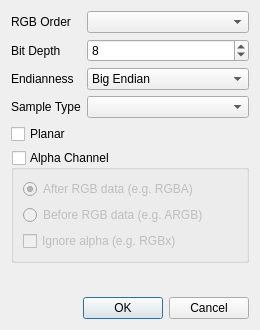
<?xml version="1.0" encoding="UTF-8"?>
<ui version="4.0">
 <class>CustomRGBFormatDialog</class>
 <widget class="QDialog" name="CustomRGBFormatDialog">
  <property name="geometry">
   <rect>
    <x>0</x>
    <y>0</y>
    <width>260</width>
    <height>330</height>
   </rect>
  </property>
  <property name="windowTitle">
   <string>Custom RGB Format</string>
  </property>
  <layout class="QVBoxLayout" name="verticalLayout">
   <item>
    <layout class="QFormLayout" name="formLayout">
     <item row="0" column="0">
      <widget class="QLabel" name="labelRGBOrder">
       <property name="toolTip">
        <string>&lt;html&gt;&lt;head/&gt;&lt;body&gt;&lt;p&gt;What is the byte order of the &lt;span style=&quot; font-weight:600;&quot;&gt;R&lt;/span&gt;ed, &lt;span style=&quot; font-weight:600;&quot;&gt;G&lt;/span&gt;reen and &lt;span style=&quot; font-weight:600;&quot;&gt;B&lt;/span&gt;lue components?&lt;/p&gt;&lt;/body&gt;&lt;/html&gt;</string>
       </property>
       <property name="text">
        <string>RGB Order</string>
       </property>
      </widget>
     </item>
     <item row="0" column="1">
      <widget class="QComboBox" name="rgbOrderComboBox">
       <property name="toolTip">
        <string>&lt;html&gt;&lt;head/&gt;&lt;body&gt;&lt;p&gt;What is the byte order of the &lt;span style=&quot; font-weight:600;&quot;&gt;R&lt;/span&gt;ed, &lt;span style=&quot; font-weight:600;&quot;&gt;G&lt;/span&gt;reen and &lt;span style=&quot; font-weight:600;&quot;&gt;B&lt;/span&gt;lue components?&lt;/p&gt;&lt;/body&gt;&lt;/html&gt;</string>
       </property>
      </widget>
     </item>
     <item row="1" column="0">
      <widget class="QLabel" name="labelBitDepth">
       <property name="toolTip">
        <string>&lt;html&gt;&lt;head/&gt;&lt;body&gt;&lt;p&gt;How many bits per color component are there? &lt;/p&gt;&lt;p&gt;If the bit depth is greater than 8, we will assume multiple bytes per component.&lt;/p&gt;&lt;/body&gt;&lt;/html&gt;</string>
       </property>
       <property name="text">
        <string>Bit Depth</string>
       </property>
      </widget>
     </item>
     <item row="1" column="1">
      <widget class="QSpinBox" name="bitDepthSpinBox">
       <property name="toolTip">
        <string>&lt;html&gt;&lt;head/&gt;&lt;body&gt;&lt;p&gt;How many bits per color component are there? If the bit depth is greater than 8, we will assume multiple bytes per component.&lt;/p&gt;&lt;/body&gt;&lt;/html&gt;</string>
       </property>
       <property name="minimum">
        <number>1</number>
       </property>
       <property name="value">
        <number>8</number>
       </property>
      </widget>
     </item>
     <item row="2" column="0">
      <widget class="QLabel" name="labelEndianess">
       <property name="text">
        <string>Endianness</string>
       </property>
      </widget>
     </item>
     <item row="2" column="1">
      <widget class="QComboBox" name="comboBoxEndianness">
       <item>
        <property name="text">
         <string>Big Endian</string>
        </property>
       </item>
       <item>
        <property name="text">
         <string>Little Endian</string>
        </property>
       </item>
      </widget>
     </item>
     <item row="3" column="0">
      <widget class="QLabel" name="labelSampleType">
       <property name="text">
        <string>Sample Type</string>
       </property>
      </widget>
     </item>
     <item row="3" column="1">
      <widget class="QComboBox" name="sampleTypeComboBox">
       <property name="toolTip">
        <string>Data type of each color sample (integer or floating point).</string>
       </property>
      </widget>
     </item>
    </layout>
   </item>
   <item>
    <widget class="QCheckBox" name="planarCheckBox">
     <property name="toolTip">
      <string>&lt;html&gt;&lt;head/&gt;&lt;body&gt;&lt;p&gt;&lt;span style=&quot; font-weight:600;&quot;&gt;Planar&lt;/span&gt;: All values of each color component are collocated in the file. The file is organized by color planes. (E.g.: RRRRGGGGBBBB)&lt;/p&gt;&lt;p&gt;&lt;span style=&quot; font-weight:600;&quot;&gt;Non planar&lt;/span&gt;: All components of each pixel are collocated in the file. The file is organized by pixels. (E.g.: RGBRGBRGBRGB)&lt;/p&gt;&lt;/body&gt;&lt;/html&gt;</string>
     </property>
     <property name="text">
      <string>Planar</string>
     </property>
    </widget>
   </item>
   <item>
    <widget class="QGroupBox" name="alphaChannelGroupBox">
     <property name="title">
      <string>Alpha Channel</string>
     </property>
     <property name="checkable">
      <bool>true</bool>
     </property>
     <property name="checked">
      <bool>false</bool>
     </property>
     <layout class="QVBoxLayout" name="verticalLayout_2">
      <item>
       <widget class="QRadioButton" name="afterRGBRadioButton">
        <property name="text">
         <string>After RGB data (e.g. RGBA)</string>
        </property>
        <property name="checked">
         <bool>true</bool>
        </property>
       </widget>
      </item>
      <item>
       <widget class="QRadioButton" name="beforeRGBRadioButton">
        <property name="text">
         <string>Before RGB data (e.g. ARGB)</string>
        </property>
        <property name="checked">
         <bool>false</bool>
        </property>
       </widget>
      </item>
      <item>
       <widget class="QCheckBox" name="ignoreAlphaCheckBox">
        <property name="text">
         <string>Ignore alpha (e.g. RGBx)</string>
        </property>
        <property name="toolTip">
         <string>When checked, the 4th channel is present in the file but ignored during display.</string>
        </property>
       </widget>
      </item>
     </layout>
    </widget>
   </item>
   <item>
    <spacer name="verticalSpacer">
     <property name="orientation">
      <enum>Qt::Vertical</enum>
     </property>
     <property name="sizeHint" stdset="0">
      <size>
       <width>20</width>
       <height>40</height>
      </size>
     </property>
    </spacer>
   </item>
   <item>
    <widget class="QDialogButtonBox" name="buttonBox">
     <property name="orientation">
      <enum>Qt::Horizontal</enum>
     </property>
     <property name="standardButtons">
      <set>QDialogButtonBox::Cancel|QDialogButtonBox::Ok</set>
     </property>
    </widget>
   </item>
  </layout>
 </widget>
 <tabstops>
  <tabstop>rgbOrderComboBox</tabstop>
  <tabstop>bitDepthSpinBox</tabstop>
  <tabstop>sampleTypeComboBox</tabstop>
  <tabstop>planarCheckBox</tabstop>
  <tabstop>alphaChannelGroupBox</tabstop>
  <tabstop>afterRGBRadioButton</tabstop>
  <tabstop>beforeRGBRadioButton</tabstop>
  <tabstop>ignoreAlphaCheckBox</tabstop>
 </tabstops>
 <resources/>
 <connections>
  <connection>
   <sender>buttonBox</sender>
   <signal>accepted()</signal>
   <receiver>CustomRGBFormatDialog</receiver>
   <slot>accept()</slot>
   <hints>
    <hint type="sourcelabel">
     <x>248</x>
     <y>254</y>
    </hint>
    <hint type="destinationlabel">
     <x>157</x>
     <y>274</y>
    </hint>
   </hints>
  </connection>
  <connection>
   <sender>buttonBox</sender>
   <signal>rejected()</signal>
   <receiver>CustomRGBFormatDialog</receiver>
   <slot>reject()</slot>
   <hints>
    <hint type="sourcelabel">
     <x>316</x>
     <y>260</y>
    </hint>
    <hint type="destinationlabel">
     <x>286</x>
     <y>274</y>
    </hint>
   </hints>
  </connection>
 </connections>
</ui>
